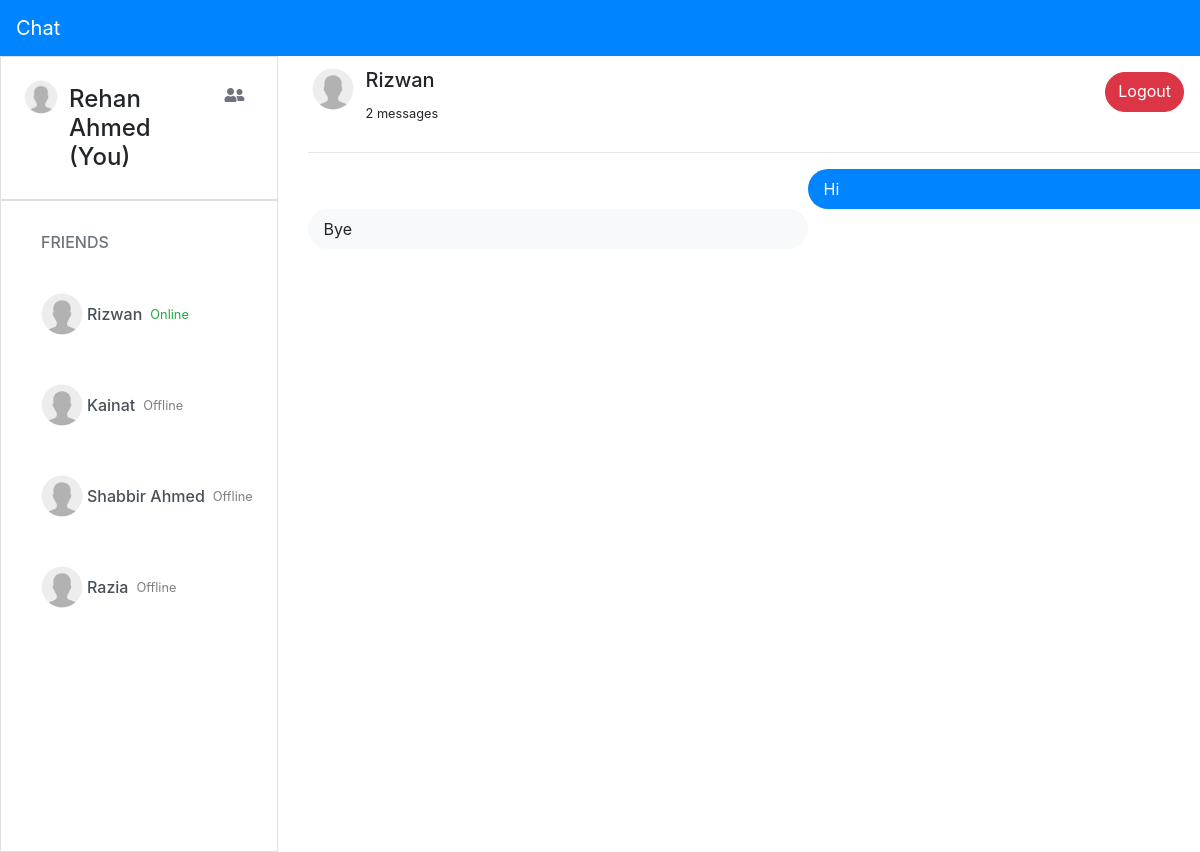
Page /home.php?fuser_name=Rizwan (signed in) on the committed database.
### tables this page shows
CREATE TABLE `users` (
  `user_id` int(11) NOT NULL,
  `user_name` varchar(100) NOT NULL,
  `user_email` varchar(100) NOT NULL,
  `user_pass` varchar(100) NOT NULL,
  `user_country` varchar(50) NOT NULL,
  `user_gender` varchar(50) NOT NULL,
  `user_profile` text NOT NULL,
  `time` datetime NOT NULL DEFAULT current_timestamp(),
  `forgotten_anwer` varchar(255) NOT NULL,
  `login` varchar(7) NOT NULL
);

CREATE TABLE `user_chat` (
  `msg_id` int(11) NOT NULL,
  `sender_username` varchar(100) NOT NULL,
  `reciever_username` varchar(100) NOT NULL,
  `msg_content` text NOT NULL,
  `msg_status` text NOT NULL,
  `msg_time` timestamp NOT NULL DEFAULT current_timestamp()
);

### home.php (the view, shortened to what this page needs)
<?php
include "include/db_connection.php";
?>
<!doctype html>
<html lang="en">
<head>
    <link rel="stylesheet" href="https://use.fontawesome.com/releases/v5.14.0/css/all.css">
    <link rel="stylesheet" href="https://stackpath.bootstrapcdn.com/bootstrap/4.5.2/css/bootstrap.min.css">
    <link rel="stylesheet" href="./css/style.css">
</head>
<body style="overflow-x: hidden;">
    <nav class="navbar body-class navbar-dark">
        <a class="navbar-brand" href="#">Chat</a>
    </nav>
    <div id="left-chat">
        <div class="row">
            <div class="col-md-3">
                <div class="card rounded-0">
                    <div class="card-body">
                        <?php
                        $current_user = $_SESSION['user_email'];
                        $get_curr_user = "SELECT * FROM `users` WHERE `user_email`='$current_user'";
                        $run_curr_user = mysqli_query($conn, $get_curr_user);
                        $row = mysqli_fetch_assoc($run_curr_user);
                        $current_username = $row['user_name'];
                        ?>
                        <div class="d-flex justify-content-between">
                            <div class="d-flex">
                                <img src="images/default-user.png" alt="" style="width: 40px; height:40px">
                                <h4 class="my-2 ml-2"><?php echo $current_username ?> (You)</h4>
                            </div>
                            <div>
                                <a href="include/find_friends.php">
                                    <button class="btn btn-outline-secondary border-0 round-border" data-toggle="tooltip" data-placement="bottom" title="Find new friends" type="button" id="find_friends">
                                        <i class="fas fa-user-friends"></i>
                                    </button>
                                </a>
                            </div>
                        </div>
                    </div>
                </div>
                <div class="card rounded-0 left-chat">
                    <div class="card-body" style="overflow:scroll; height: 650px;">
                        <ul class="list-group">
                            <li class="list-group-item border-0">
                                <h6 class="text-muted">FRIENDS</h6>
                            </li>
                            <?php
                            $get_users = "SELECT * FROM `users` WHERE `user_email` != '$current_user'";
                            $run_users = mysqli_query($conn, $get_users);
                            while ($row = mysqli_fetch_assoc($run_users)) {
                                $users_name = $row['user_name'];
                                $users_status = $row['login'];
                            ?>
                                <a href="home.php?fuser_name=<?php echo $users_name ?>" class="list-group-item list-group-item-action border-0 round-border p-0 pl-3">
                                    <div class="d-flex my-2">
                                        <img src="images/default-user.png" alt="" class="my-2" style="width: 50px; height:50px">
                                        <div class="my-4 d-flex">
                                            <h6><?php echo $users_name ?></h6>
                                            <?php
                                            if ($users_status == 'Online') {
                                                echo '<small class="text-success ml-2">' . $users_status . '</small>';
                                            } else {
                                                echo '<small class="text-black-50 ml-2">' . $users_status . '</small>';
                                            }
                                            ?>
                                        </div>
                                    </div>
                                </a>
                            <?php
                            }
                            ?>
                        </ul>
                    </div>
                </div>
            </div>
            <div class="col-md-9">
                <?php
                if (isset($_GET['fuser_name'])) {
                    $fuser_name = $_GET['fuser_name'];
                } else {
                    $fuser_name = "No one is selected";
                }
                $total_msgs = "SELECT * FROM `user_chat` WHERE (`sender_username` = '$current_username' AND `reciever_username` = '$fuser_name') OR (`reciever_username` = '$current_username' AND `sender_username` = '$fuser_name')";
                $run_msgs = mysqli_query($conn, $total_msgs);
                if ($run_msgs) {
                    $total = mysqli_num_rows($run_msgs);
                }
                ?>
                <div class="right-chat">
                    <div class="d-flex justify-content-between" id="right header">
                        <div class="d-flex my-2">
                            <img src="images/default-user.png" alt="" style="width: 50px; height:50px">
                            <div class="my-1 ml-2">
                                <h5> <?php echo $fuser_name; ?> </h5>
                                <small> <?php echo $total; ?> messages</small>
                            </div>
                        </div>
                        <a href="logout.php" class="btn btn-danger round-border my-3 mr-3" name="logout" style="height: 40px;">Logout</a>
                    </div>
                    <hr>
                    <div id="right_chat" style="overflow:scroll; height: 600px;">
                        <?php
                        $get_msgs = "SELECT * FROM `user_chat` WHERE (`sender_username` = '$current_username ' AND `reciever_username` = '$fuser_name') OR (`reciever_username` = '$current_username' AND `sender_username` = '$fuser_name')";
                        $run_msgs = mysqli_query($conn, $get_msgs);
                        while ($row = mysqli_fetch_assoc($run_msgs)) {
                            $sender_username = $row['sender_username'];
                            $reciever_username = $row['reciever_username'];
                            $msg_content = $row['msg_content'];
                        ?>
                            <ul style="padding-left:0">
                            <?php
                                    if ($current_username == $sender_username and $fuser_name == $reciever_username) {
                                        echo ' <li style="list-style: none;">
                                                    <div class="card round-border body-class text-white border-0" style="width: 500px; margin-left: 500px">
                                                        <div class="card-body p-2 ml-2">
                                                            '.$msg_content.'
                                                        </div>
                                                    </div>
                                                </li>';
                                    }
                                    if($current_username == $reciever_username and $fuser_name == $sender_username){
                                        echo '<li style="list-style: none;">
                                                <div class="card round-border bg-light border-0" style="width: 500px;">
                                                    <div class="card-body p-2 ml-2">
                                                        '.$msg_content.'
                                                    </div>
                                                </div>
                                            </li>';
                                    }
                                }
                            ?>
                        </ul>
                    </div>
                </div>
            </div>
        </div>
    </div>
</body>
</html>

### css/style.css (style rules this page uses)
.body-class { background-color: #0084FF; }
.round-border { border-radius: 25px; }

### rows in the picture
users: user_name "Rehan Ahmed"
users: user_name "Rizwan", login "Online"
users: user_name "Kainat", login "Offline"
users: user_name "Shabbir Ahmed", login "Offline"
users: user_name "Razia", login "Offline"
user_chat: msg_content "Hi"
user_chat: msg_content "Bye"

### other values in the picture
$fuser_name "Rizwan"
$total "2"
